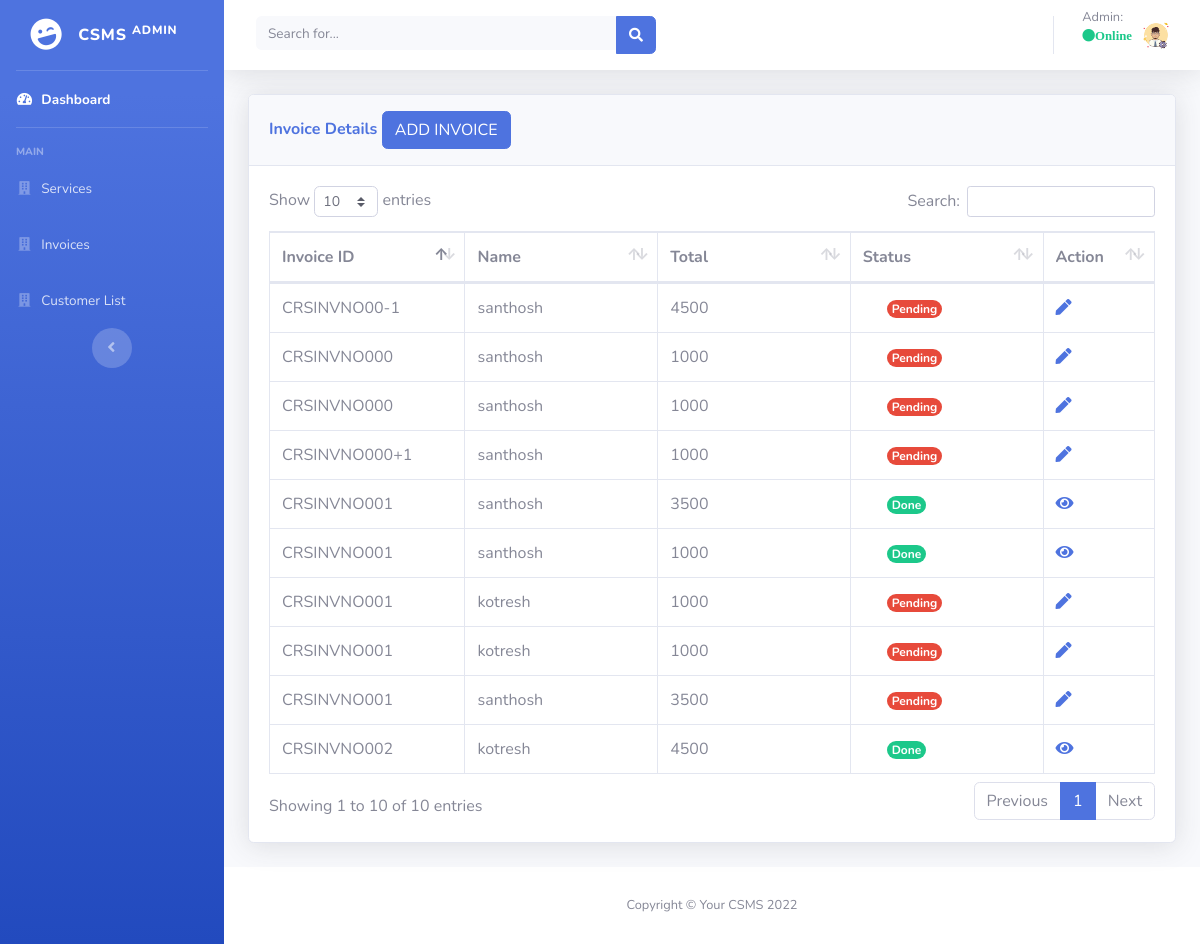
Screenshot of /admin/customer.php with the database file from the repository.
### tables this page shows
CREATE TABLE `invoice` (
  `inv_id` int(11) NOT NULL,
  `inv_no` varchar(30) NOT NULL,
  `inv_cname` varchar(50) NOT NULL,
  `inv_date` varchar(30) NOT NULL,
  `inv_status` varchar(30) NOT NULL,
  `inv_total` int(30) NOT NULL
);

### admin/customer.php (the view, shortened to what this page needs)
<?php
include('dbconnection.php');
include('includes/header.php');
include('includes/navbar.php');
?>
<div class="container-fluid">
<div class="card shadow mb-4">
  <div class="card-header py-3">
    <h6 class="m-0 font-weight-bold text-primary">Invoice Details
    <a href="invoice_action.php"><button class="btn btn-primary">ADD INVOICE</button></a>
    </h6>
  </div>
  <div class="card-body">
    <div class="table-responsive">
      <?php
$fc="SELECT * FROM invoice";
$fc_run=mysqli_query($conn,$fc);
if (mysqli_num_rows($fc_run)>0)
 { ?>
      <table class="table table-bordered"  id="dataTable" width="100%" cellspacing="0">
        <thead>
          <tr>
            <th> Invoice ID </th>
            <th>Name</th>
            <th>Total</th>
            <th>Status</th>
            <th>Action </th>
          </tr>
        </thead>
        <tbody>
          <?php
       while ($row_invoice=mysqli_fetch_assoc($fc_run))
  {
    ?>
   <tr>
            <td width="10%"><?php echo $row_invoice['inv_no'] ?></td>
            <td width="15%"><?php echo $row_invoice['inv_cname'] ?></td>
            <td width="15%"><?php echo $row_invoice['inv_total'] ?></td>
            <?php
if ($row_invoice['inv_status']=="Pending") {
  ?>
            <td width="15%" >
<span class="rounded-pill badge badge-danger ml-4"><?php echo $row_invoice['inv_status'] ?></span>
            </td>
<?php } else if ($row_invoice['inv_status']=="Checking")
{ ?>
  <td width="15%" ><span class="rounded-pill badge badge-primary ml-4"><?php echo $row_invoice['inv_status'] ?></span></td>
<?php }
        else {  ?>
        <td width="15%" ><span class="rounded-pill badge badge-success ml-4"><?php echo $row_invoice['inv_status'] ?></span></td>
<?php }   ?>
       <td width="5%">
<?php if ($row_invoice['inv_status']=="Done") {
?>
<a href="pdf/invoiceprint.php?GetID=<?php echo $row_invoice['inv_id'] ?> ">  <i class="fas fa-eye"></i> </a>
<?php
}
else {
  ?>
<a  href="invoice_edit.php?GetID=<?php echo $row_invoice['inv_id'] ?>   ">  <i class="fas fa-pen"></i> </a>
  <?php } ?>
            </td>
          </tr>
       <?php
  }
  ?>
        </tbody>
      </table>
 <?php
}
else
  {
    echo "No record found";
  }
?>
    </div>
  </div>
</div>
</div>
<?php
include('includes/footer.php');
?>

### rows the page displays
invoice: inv_no "CRSINVNO001", inv_cname "santhosh", inv_total "3500", inv_status "Done"
invoice: inv_no "CRSINVNO002", inv_cname "kotresh", inv_total "4500", inv_status "Done"
invoice: inv_no "CRSINVNO001", inv_cname "santhosh", inv_total "1000", inv_status "Done"
invoice: inv_no "CRSINVNO001", inv_cname "kotresh", inv_total "1000", inv_status "Pending"
invoice: inv_no "CRSINVNO00-1", inv_cname "santhosh", inv_total "4500", inv_status "Pending"
invoice: inv_no "CRSINVNO000+1", inv_cname "santhosh", inv_total "1000", inv_status "Pending"
invoice: inv_no "CRSINVNO001", inv_cname "kotresh", inv_total "1000", inv_status "Pending"
invoice: inv_no "CRSINVNO001", inv_cname "santhosh", inv_total "3500", inv_status "Pending"
invoice: inv_no "CRSINVNO000", inv_cname "santhosh", inv_total "1000", inv_status "Pending"
invoice: inv_no "CRSINVNO000", inv_cname "santhosh", inv_total "1000", inv_status "Pending"
